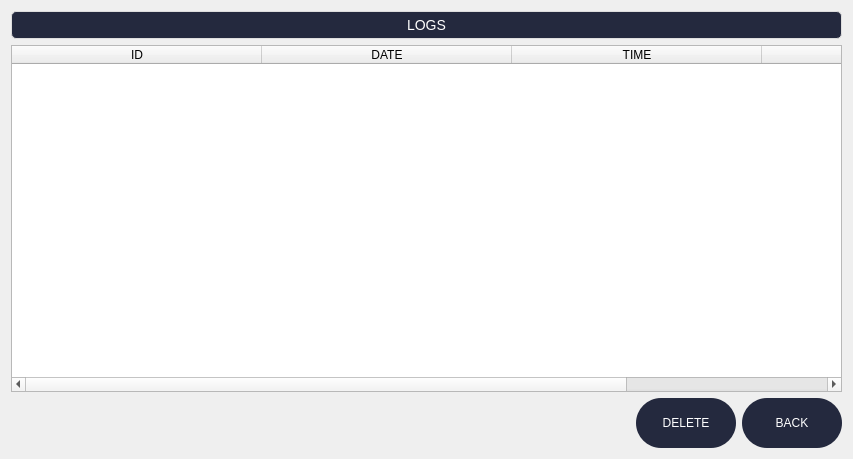
<?xml version="1.0" encoding="UTF-8"?>
<ui version="4.0">
 <class>Dialog</class>
 <widget class="QDialog" name="Dialog">
  <property name="geometry">
   <rect>
    <x>0</x>
    <y>0</y>
    <width>853</width>
    <height>459</height>
   </rect>
  </property>
  <property name="windowTitle">
   <string>Logs</string>
  </property>
  <property name="styleSheet">
   <string notr="true">
QDialong{
background-color:#f4f5fc

}</string>
  </property>
  <layout class="QGridLayout" name="gridLayout">
   <item row="0" column="0" colspan="6">
    <widget class="QLabel" name="label">
     <property name="styleSheet">
      <string notr="true">QLabel {
    color: white;
    font-size: 14px;
    font-family: &quot;Segoe UI&quot;, &quot;Arial&quot;, sans-serif;
    padding: 5px;
    background: #24293e;
    border: 1px solid #dddddd;
    border-radius: 5px;
    text-align: center;
    qproperty-alignment: 'AlignCenter';
}

QLabel[warning=&quot;true&quot;] {
    color: #d9534f;
    background: #f2dede;
    border: 1px solid #ebccd1;
}

QLabel[success=&quot;true&quot;] {
    color: #3c763d;
    background: #dff0d8;
    border: 1px solid #d6e9c6;
}

QLabel[info=&quot;true&quot;] {
    color: #31708f;
    background: #d9edf7;
    border: 1px solid #bce8f1;
}
</string>
     </property>
     <property name="text">
      <string>LOGS</string>
     </property>
     <property name="alignment">
      <set>Qt::AlignCenter</set>
     </property>
    </widget>
   </item>
   <item row="1" column="0" colspan="6">
    <widget class="QTableWidget" name="tableWidget">
     <property name="rowCount">
      <number>0</number>
     </property>
     <attribute name="horizontalHeaderDefaultSectionSize">
      <number>250</number>
     </attribute>
     <attribute name="horizontalHeaderStretchLastSection">
      <bool>true</bool>
     </attribute>
     <column>
      <property name="text">
       <string>ID</string>
      </property>
     </column>
     <column>
      <property name="text">
       <string>DATE</string>
      </property>
     </column>
     <column>
      <property name="text">
       <string>TIME</string>
      </property>
     </column>
     <column>
      <property name="text">
       <string>ACTION</string>
      </property>
     </column>
    </widget>
   </item>
   <item row="2" column="5">
    <widget class="QPushButton" name="okbtn">
     <property name="sizePolicy">
      <sizepolicy hsizetype="Minimum" vsizetype="Minimum">
       <horstretch>0</horstretch>
       <verstretch>0</verstretch>
      </sizepolicy>
     </property>
     <property name="minimumSize">
      <size>
       <width>100</width>
       <height>50</height>
      </size>
     </property>
     <property name="maximumSize">
      <size>
       <width>100</width>
       <height>50</height>
      </size>
     </property>
     <property name="styleSheet">
      <string notr="true">QPushButton{

border-radius: 25px;
color: white;
background-color: #24293e;
padding-top: 20px;
padding-bottom: 20px;






}</string>
     </property>
     <property name="text">
      <string>BACK</string>
     </property>
    </widget>
   </item>
   <item row="2" column="4">
    <widget class="QPushButton" name="delbtn">
     <property name="minimumSize">
      <size>
       <width>100</width>
       <height>50</height>
      </size>
     </property>
     <property name="maximumSize">
      <size>
       <width>100</width>
       <height>50</height>
      </size>
     </property>
     <property name="styleSheet">
      <string notr="true">QPushButton{

border-radius: 25px;
color: white;
background-color: #24293e;
padding-top: 20px;
padding-bottom: 20px;






}</string>
     </property>
     <property name="text">
      <string>DELETE</string>
     </property>
    </widget>
   </item>
  </layout>
 </widget>
 <resources/>
 <connections/>
</ui>
